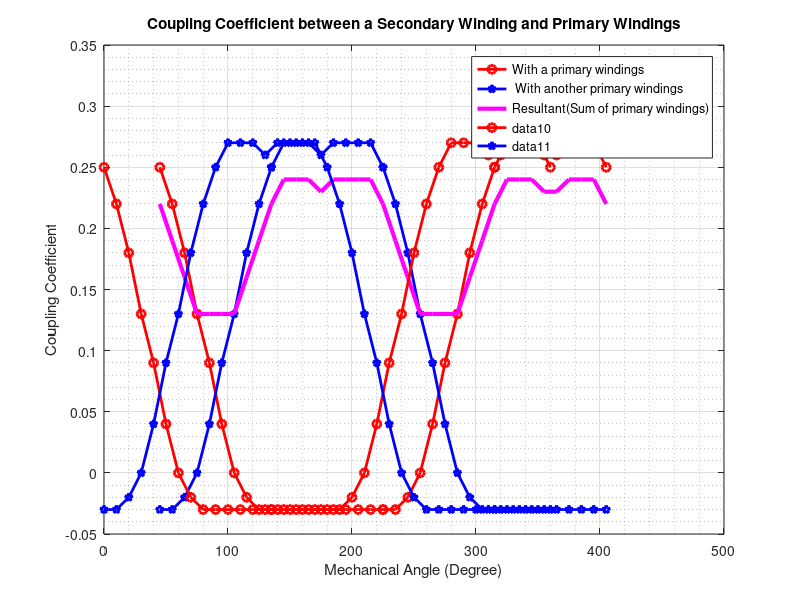

This chart was generated by the following MATLAB code:
load('normal_result.mat');
%%  seconder
angle= 45:10:135;
i=1;
j=3;
s1p1=[normal_0(i,j), normal_10(i,j),normal_20(i,j) ...
    normal_30(i,j), normal_40(i,j), normal_50(i,j) ...
    normal_60(i,j), normal_70(i,j), normal_80(i,j) ...
    normal_90(i,j) ];

i=2;
j=3;
s1p2=[normal_0(i,j), normal_10(i,j),normal_20(i,j) ...
    normal_30(i,j), normal_40(i,j), normal_50(i,j) ...
    normal_60(i,j), normal_70(i,j), normal_80(i,j) ...
    normal_90(i,j)];


figure();
plot(angle,-s1p1,'-or','LineWidth',2);
hold on;
plot(angle,-s1p2,'-pb','LineWidth',2);
hold on ;
plot(angle,-s1p2-s1p1,'m','LineWidth',3);
legend('with primary 1', ' with primary 2','between both')
grid on;
grid minor;
title('Coupling Coefficient of 1 secondary')
%%

angle= 45:10:135;
angle=angle+90;
i=1;
j=4;
s2p1=[normal_0(i,j), normal_10(i,j),normal_20(i,j) ...
    normal_30(i,j), normal_40(i,j), normal_50(i,j) ...
    normal_60(i,j), normal_70(i,j), normal_80(i,j) ...
    normal_90(i,j) ];

i=2;
j=4;
s2p2=[normal_0(i,j), normal_10(i,j),normal_20(i,j) ...
    normal_30(i,j), normal_40(i,j), normal_50(i,j) ...
    normal_60(i,j), normal_70(i,j), normal_80(i,j) ...
    normal_90(i,j)];


% figure();
plot(angle,-s2p1,'-or','LineWidth',2);
hold on;
plot(angle,-s2p2,'-pb','LineWidth',2);
hold on ;
plot(angle,-s2p2-s2p1,'m','LineWidth',3);
legend('with primary 1', ' with primary 2','between both')
title('Coupling Coefficient of 1 secondary')
%%
angle= 45:10:135;
angle=angle+180;
i=1;
j=5;
s3p1=[normal_0(i,j), normal_10(i,j),normal_20(i,j) ...
    normal_30(i,j), normal_40(i,j), normal_50(i,j) ...
    normal_60(i,j), normal_70(i,j), normal_80(i,j) ...
    normal_90(i,j) ];

i=2;
j=5;
s3p2=[normal_0(i,j), normal_10(i,j),normal_20(i,j) ...
    normal_30(i,j), normal_40(i,j), normal_50(i,j) ...
    normal_60(i,j), normal_70(i,j), normal_80(i,j) ...
    normal_90(i,j)];


% figure();
plot(angle,-s3p1,'-or','LineWidth',2);
hold on;
plot(angle,-s3p2,'-pb','LineWidth',2);
hold on ;
plot(angle,-s3p2-s3p1,'m','LineWidth',3);
legend('with primary 1', ' with primary 2','between both')
title('Coupling Coefficient of 1 secondary')
%%

angle= 45:10:135;
angle=angle+270;
i=1;
j=6;
s4p1=[normal_0(i,j), normal_10(i,j),normal_20(i,j) ...
    normal_30(i,j), normal_40(i,j), normal_50(i,j) ...
    normal_60(i,j), normal_70(i,j), normal_80(i,j) ...
    normal_90(i,j) ];

i=2;
j=6;
s4p2=[normal_0(i,j), normal_10(i,j),normal_20(i,j) ...
    normal_30(i,j), normal_40(i,j), normal_50(i,j) ...
    normal_60(i,j), normal_70(i,j), normal_80(i,j) ...
    normal_90(i,j)];

%%
% figure();
plot(angle,-s4p1,'-or','LineWidth',2);
hold on;
plot(angle,-s4p2,'-pb','LineWidth',2);
hold on ;
plot(angle,-s4p2-s4p1,'m','LineWidth',3);
legend('With a primary windings', ' With another primary windings','Resultant(Sum of primary windings)')
title('Coupling Coefficient between a Secondary Winding and Primary Windings')
xlabel('Mechanical Angle (Degree)');
ylabel('Coupling Coefficient')

%%

normal_p1_total= [-s1p1 -s2p1(2:end) -s3p1(2:end) -s4p1(2:end)];
normal_p2_total= [-s1p2 -s2p2(2:end) -s3p2(2:end) -s4p2(2:end)];
angle1= 0:10:90;
normal_angle=[angle1 angle1(2:end)+90, angle1(2:end)+180, angle1(2:end)+270];

plot(normal_angle,normal_p1_total,'-or','LineWidth',2);
hold on;
plot(normal_angle,normal_p2_total,'-pb','LineWidth',2);
hold on ;

